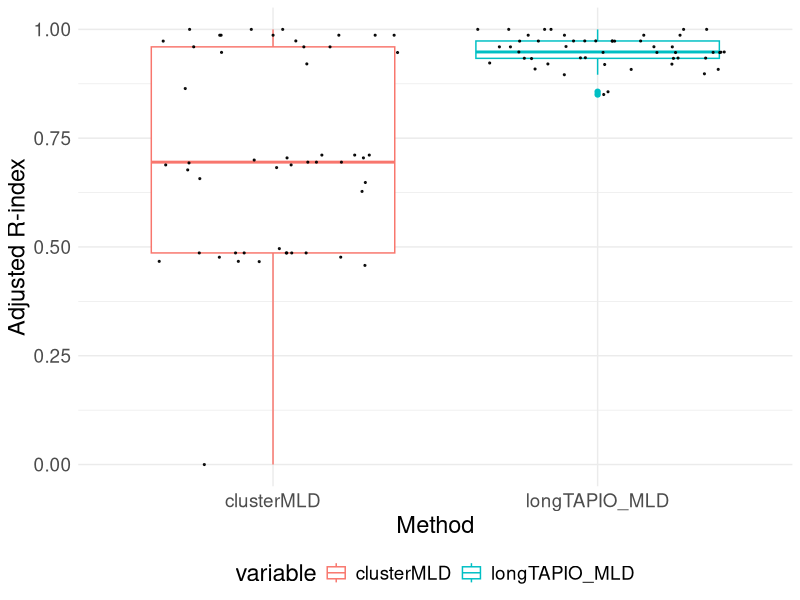

The R source for this figure:
# plots
# Univariate 

one = read.table("res_univariate_050.txt")
two = read.table("res_univariate_1.txt")
three = read.table("res_univariate_2.txt")
four = read.table("res_univariate_3.txt")

ALL = list(one, two, three, four)
names(ALL) = c(0.50, 1, 2, 3)

library(ggplot2)
library(reshape)

ALL_melted = melt(ALL)

p = ggplot(ALL_melted, aes(x=L1, y=value, fill=variable)) + 
  geom_boxplot(notch=FALSE) +
  #facet_wrap(. ~ variable, scales="free")
  #facet_grid(cols = vars(L1), scales = "free_y")
  ylab("Adjusted R-index")+
  xlab("Within-Cluster Variation") +
  ylim(0,1) +
  theme_minimal()  + 
  theme(legend.position="bottom") +
  theme(legend.title = element_blank()) +
  theme(text = element_text(size=17)) 
  
  #################################################
  # Multivariate

one = read.table("res_multivariate_3.txt")
two = read.table("res_multivariate_6.txt")
three = read.table("res_multivariate_9.txt")
four = read.table("res_multivariate_12.txt")

one = one[,c(2,3,1)]
two = two[,c(2,3,1)]
three = three[,c(2,3,1)]
four = four[,c(2,3,1)]

ALL = list(one, two, three, four)
names(ALL) = c(3,6,9,12)


library(ggplot2)
library(reshape)

ALL_melted = melt(ALL)
ALL_melted$L1 = factor(ALL_melted$L1, levels=c(3,6,9,12))

p = ggplot(ALL_melted, aes(x=L1, y=value, fill=variable)) + 
  geom_boxplot(notch=FALSE) +
  #facet_wrap(. ~ variable, scales="free")
  #facet_grid(cols = vars(L1), scales = "free_y")
  ylab("Adjusted R-index")+
  xlab("Measurenment error (eta)") +
  ylim(0,1) +
  theme_minimal()  + 
  theme(legend.position="bottom") +
  theme(legend.title = element_blank()) +
  theme(text = element_text(size=17)) 

  ## MULTIVARIATE MLD


## PLOTS
library(ggplot2)
library(reshape)

RES = read.table("res_multivariate_mld.txt")
  
RES_melted = melt(RES)

p = ggplot(RES_melted, aes(x=variable, y=value, color=variable)) + 
  #geom_violin() +
  geom_boxplot(notch=FALSE) +
  geom_jitter(color="black", size=0.4, alpha=0.9) +
  #theme_ipsum() +
  #facet_wrap(. ~ variable, scales="free")
  #facet_grid(cols = vars(L1), scales = "free_y")
  ylab("Adjusted R-index")+
  xlab("Method") +
  #ylim(0.5,1) +
  theme_minimal()  +
  theme(legend.position="bottom") + 
  theme(text = element_text(size=17)) 
  
